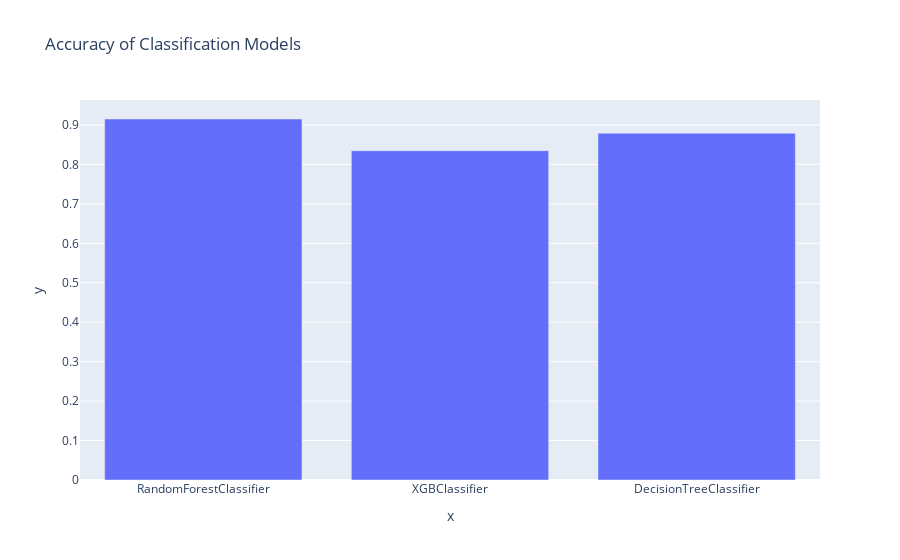

The code cell stored with this chart in its notebook:
### Code cell
models = ['RandomForestClassifier', 'XGBClassifier','DecisionTreeClassifier']
score = [rf_accuracy, xgb_cls_accuracy,dtc_accuracy]

fig=px.bar(x=models, y=score,title='Accuracy of Classification Models')
fig.show()

print("FINDING BEST FIT MODEL FOR EVALUATION BASED ON  ACCURACY\n")
max_score = max(score)  # Initialize max_score with the maximum value in the score list
max_model = ""

for model, score_value in zip(models, score):
    print(model, score_value)
    if score_value == max_score:
        max_model = model

print(f"\nModel: {max_model} contain Maximum accuracy: {max_score} ")

### Figure 1 — Plotly figure (JSON) as saved in the notebook; plotly's stock layout.template omitted (floating-point values rounded to 4 significant figures)
{"data": [{"alignmentgroup": "True", "hovertemplate": "x=%{x}<br>y=%{y}<extra></extra>", "legendgroup": "", "marker": {"color": "#636efa", "pattern": {"shape": ""}}, "name": "", "offsetgroup": "", "orientation": "v", "showlegend": false, "textposition": "auto", "type": "bar", "x": ["RandomForestClassifier", "XGBClassifier", "DecisionTreeClassifier"], "xaxis": "x", "y": [0.9151, 0.8348, 0.8792], "yaxis": "y"}], "layout": {"barmode": "relative", "legend": {"tracegroupgap": 0}, "title": {"text": "Accuracy of Classification Models"}, "xaxis": {"anchor": "y", "domain": [0, 1], "title": {"text": "x"}}, "yaxis": {"anchor": "x", "domain": [0, 1], "title": {"text": "y"}}}}
